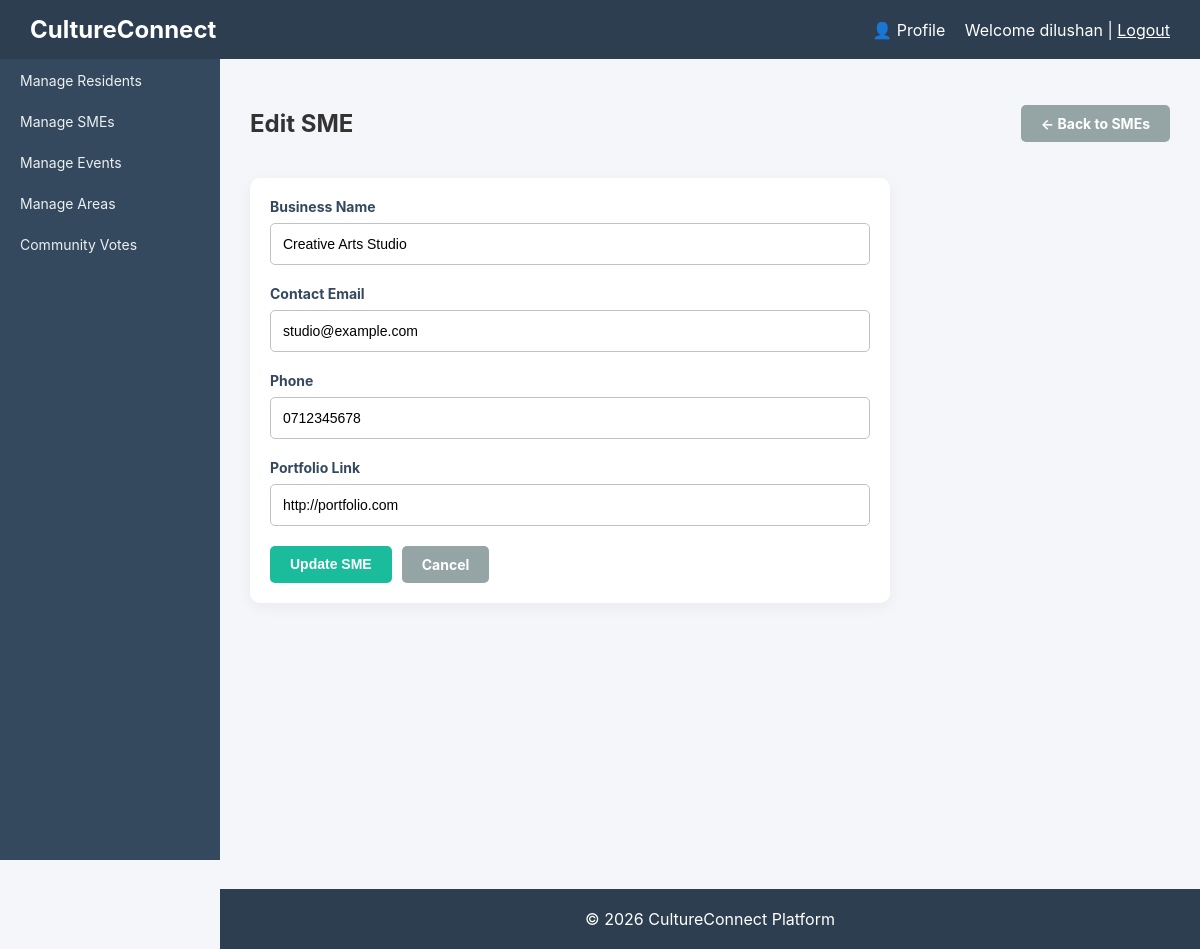
Page /smes/edit?id=1 (signed in) on the committed database.
### tables this page shows
CREATE TABLE `smes` (
  `id` int(11) NOT NULL,
  `business_name` varchar(150) DEFAULT NULL,
  `contact_email` varchar(100) DEFAULT NULL,
  `phone` varchar(20) DEFAULT NULL,
  `portfolio_link` varchar(255) DEFAULT NULL,
  `created_at` timestamp NOT NULL DEFAULT current_timestamp()
);

### index.php (called while the page is built)
<?php
    require_once 'router.php';
?>

### models/SME.php (called while the page is built, shortened)
<?php
require_once $_SERVER['DOCUMENT_ROOT'] . '/cultureconnect/config/database.php';
class SME {
    private $conn;
    private $table_name = "smes";
    public $id;
    public function __construct() {
        $database = new Database();
        $this->conn = $database->getConnection();
    }
    public function readOne() {
        $query = "SELECT * FROM " . $this->table_name . " WHERE id = :id LIMIT 1";
        $stmt = $this->conn->prepare($query);
        $stmt->bindParam(':id', $this->id);
        $stmt->execute();
        return $stmt;
    }
}
?>

### config/database.php (called while the page is built, shortened)
<?php
class Database {
    private $host = "localhost";
    private $db_name = "cultureconnect";
    private $username = "root";
    private $password = "";
    public function getConnection() {
        $this->conn = null;
        try {
            $this->conn = new PDO(
                "mysql:host=" . $this->host . ";dbname=" . $this->db_name,
                $this->username,
                $this->password
            );
            $this->conn->setAttribute(PDO::ATTR_ERRMODE, PDO::ERRMODE_EXCEPTION);
        } catch(PDOException $exception) {
            echo "Connection error: " . $exception->getMessage();
        }
        return $this->conn;
    }
}

### views/smes/edit_sme.php (the view, shortened to what this page needs)
<?php include($_SERVER['DOCUMENT_ROOT'] . '/cultureconnect/views/layouts/header.php'); ?>
<div class="content">
    <div class="flex-between mb-20">
        <h2>Edit SME</h2>
        <a href="/cultureconnect/smes" class="btn btn-secondary">&larr; Back to SMEs</a>
    </div>
    <div class="activity max-width-600">
        <form action="/cultureconnect/smes/update" method="POST">
            <div class="form-group">
                <label>Business Name</label>
                <input type="text" name="business_name" value="<?php echo htmlspecialchars($sme['business_name']); ?>" required>
            </div>
            <div class="form-group">
                <label>Contact Email</label>
                <input type="email" name="contact_email" value="<?php echo htmlspecialchars($sme['contact_email']); ?>" required>
            </div>
            <div class="form-group">
                <label>Phone</label>
                <input type="text" name="phone" value="<?php echo htmlspecialchars($sme['phone']); ?>">
            </div>
            <div class="form-group">
                <label>Portfolio Link</label>
                <input type="url" name="portfolio_link" value="<?php echo htmlspecialchars($sme['portfolio_link']); ?>">
            </div>
            <div class="flex-gap-10">
                <button type="submit" class="btn btn-success">Update SME</button>
                <a href="/cultureconnect/smes" class="btn btn-secondary">Cancel</a>
            </div>
        </form>
    </div>
</div>
<?php include($_SERVER['DOCUMENT_ROOT'] . '/cultureconnect/views/layouts/footer.php'); ?>

### assets/css/style.css (style rules this page uses)
body { margin: 0; font-family: 'Inter', Arial, Helvetica, sans-serif; background: #f4f6f9; color: #333; }
.content { margin-left: 220px; padding: 30px; min-height: calc(100vh - 60px); }
.form-group { margin-bottom: 20px; }
.form-group label { display: block; margin-bottom: 8px; color: #34495e; font-weight: bold; font-size: 14px; }
.form-group input, .form-group select, .form-group textarea { width: 100%; padding: 12px; border: 1px solid #bdc3c7; border-radius: 5px; box-sizing: border-box; font-size: 14px; transition: border-color 0.3s ease; background: white; }
.btn { display: inline-block; padding: 10px 20px; border-radius: 5px; text-decoration: none; font-weight: bold; cursor: pointer; border: none; transition: background 0.3s; font-size: 14px; text-align: center; }
.btn-success { background: #1abc9c; color: white; }
.btn-secondary { background: #95a5a6; color: white; }
.max-width-600 { max-width: 600px; }
.activity { background: white; padding: 20px; border-radius: 10px; box-shadow: 0 4px 15px rgba(0,0,0,0.05); }
.mb-20 { margin-bottom: 20px; }
.flex-between { display: flex; justify-content: space-between; align-items: center; }
.flex-gap-10 { display: flex; gap: 10px; }

### rows in the picture
smes: business_name "Creative Arts Studio", contact_email "studio@example.com", phone "0712345678", portfolio_link "http://portfolio.com"

### other values in the picture
$_SESSION['username'] "dilushan"
